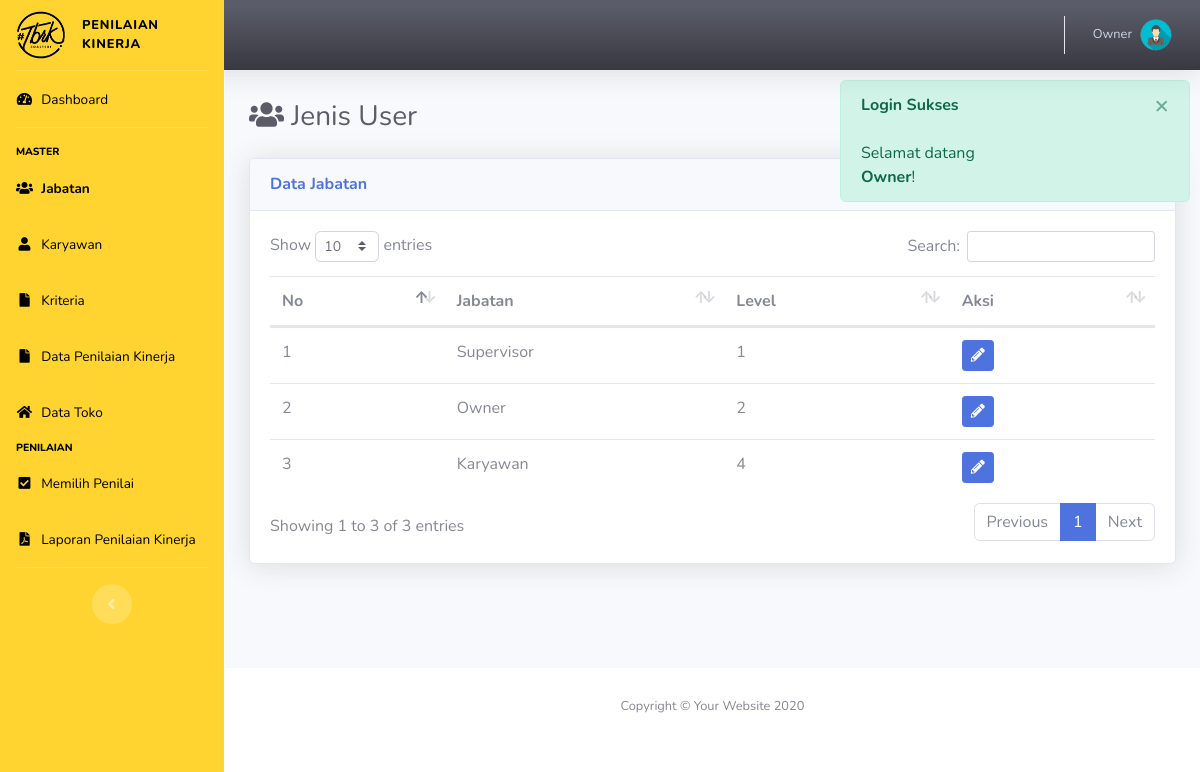
Page /index.php?p=jenis_user (signed in) on the committed database.
### tables this page shows
CREATE TABLE `jabatan` (
  `id_jabatan` int(11) NOT NULL,
  `jabatan` varchar(12) NOT NULL,
  `level` int(11) NOT NULL
);

### pages/jenis_user.php (the view, shortened to what this page needs)
<div class="d-sm-flex align-items-center justify-content-between mb-4">
    <h1 class="h3 mb-0 text-gray-800"> <i class="fa fa-users"></i> Jenis User</h1>
</div>
<?php
    $ket = "Data";
?>
<div class="row row_angket">
    <div class="col mb-4">
        <div class="card shadow mb-4">
            <div class="card-header py-3 d-flex flex-row align-items-center justify-content-between">
                <h6 class="m-0 font-weight-bold text-primary"><?= ucfirst($ket); ?> Jabatan</h6>
            </div>
            <div class="card-body">
            <?php
                if(!isset($form)):
            ?>
                <table class="table dataTable">
                    <thead>
                        <tr>
                            <th>No</th>
                            <th>Jabatan</th>
                            <th>Level</th>
                            <th>Aksi</th>
                        </tr>
                    </thead>
                    <tbody>
                    <?php
                        $i=0;
                        $sql = "SELECT * FROM jabatan ORDER BY Level ASC";
                        $q = mysqli_query($con, $sql);
                        while($row = mysqli_fetch_array($q)):
                    ?>
                        <tr>
                            <td><?= ++$i; ?></td>
                            <td><?= $row['jabatan']; ?></td>
                            <td><?= $row['level']; ?></td>
                            <td>
                                <a href="index.php?p=jenis_user&ket=ubah&id=<?= $row['id_jabatan'] ?>" class="btn btn-sm btn-primary" data-toggle="tooltip" data-placement="top" title="Ubah Data"><i class="fa fa-pencil-alt"></i></a>
                            </td>
                        </tr>
                    <?php endwhile; ?>
                    </tbody>
                </table>
                <?php endif; ?>
            </div>
        </div>
    </div>
</div>

### rows in the picture
jabatan: jabatan "Supervisor", level "1"
jabatan: jabatan "Owner", level "2"
jabatan: jabatan "Karyawan", level "4"

### other values in the picture
$_SESSION['name'] "Owner"
$ket "Data"
$_SESSION["flash"]["head"] "Login Sukses"
$_SESSION["flash"]["msg"] "Selamat datang Owner !"
